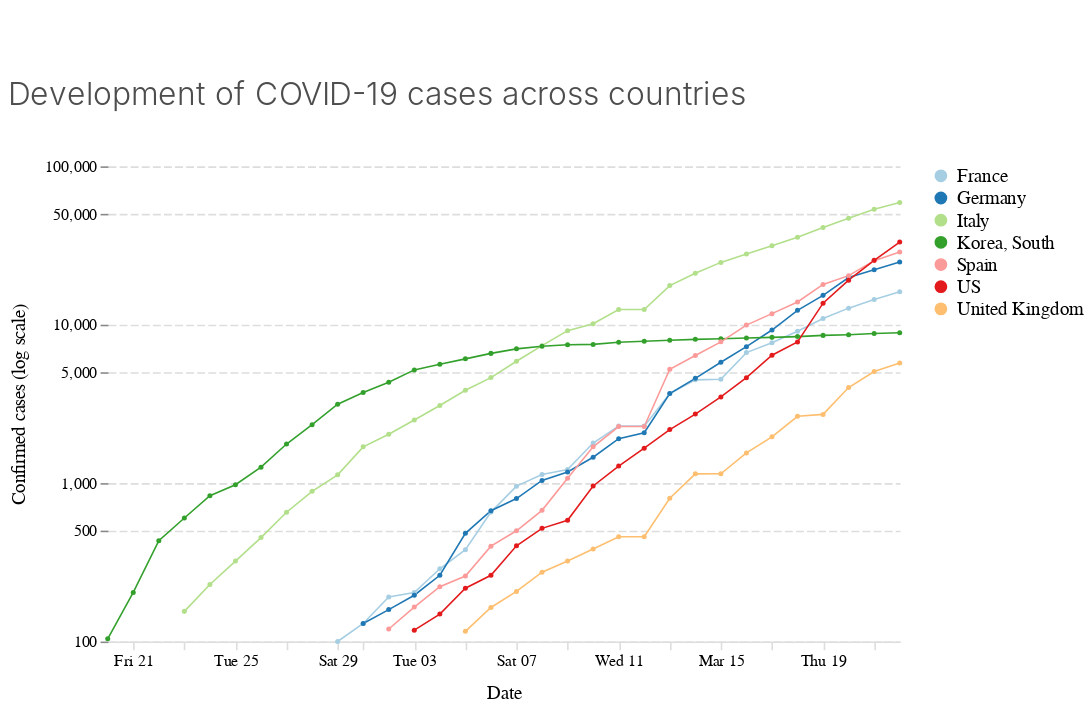

Notebook code cell kept with this figure:
### Code cell
cases_per_day

### Figure 1 — Vega-Lite specification as saved in the notebook (floating-point values rounded to 4 significant figures; data arrays with more than 128 entries replaced by an {"elided": "..."} marker saying what was removed)
{"$schema": "https://vega.github.io/schema/vega-lite/v3.4.0.json", "config": {"area": {"fill": "#1696d2"}, "axisX": {"domain": true, "domainColor": "#DEDDDD", "domainDashOffset": 10, "domainWidth": 1, "grid": false, "labelAngle": 0, "labelFont": "Avenir", "labelFontSize": 10, "tickColor": "#DEDDDD", "titleFont": "Avenir", "titleFontSize": 12, "titleFontWeight": 400, "titlePadding": 10}, "axisY": {"domain": false, "domainDashOffset": 10, "grid": true, "gridColor": "#DEDDDD", "gridDash": [5, 2], "gridWidth": 1, "labelAngle": 0, "labelFont": "Avenir", "labelFontSize": 10, "titleFont": "Avenir", "titleFontSize": 12, "titleFontWeight": 400, "titlePadding": 10}, "bar": {"fill": "#1696d2", "strokeWidth": 0}, "guide-title": {"color": "Monospace", "font": "Avenir", "fontSize": 15}, "header": {"titleFontSize": 12, "titleFontWeight": 400}, "legend": {"labelFont": "Avenir", "labelFontSize": 12, "symbolSize": 50, "symbolType": "circle", "title": "", "titleFont": "Avenir", "titleFontSize": 12}, "line": {"color": "#1696d2", "stroke": "#1696d2", "strokeWidth": 1}, "path": {"stroke": "#1696d2"}, "point": {"filled": true}, "range": {"category": ["#a6cee3", "#1f78b4", "#b2df8a", "#33a02c", "#fb9a99", "#e31a1c", "#fdbf6f", "#ff7f00"], "diverging": ["#cfe8f3", "#a2d4ec", "#73bfe2", "#46abdb", "#1696d2", "#12719e"]}, "text": {"align": "right", "color": "#1696d2", "font": "Avenir", "fontSize": 12, "fontWeight": 400, "size": 11}, "title": {"anchor": "start", "color": "#4d4d4d", "font": "Avenir", "fontSize": 20, "fontWeight": 300, "lineHeight": 100, "offset": 30}, "trail": {"color": "#1696d2", "stroke": "#1696d2"}, "view": {"strokeWidth": 0}}, "data": {"name": "data-f8a49fa9f4103efb91ab45fbe11bfad3"}, "datasets": {"data-f8a49fa9f4103efb91ab45fbe11bfad3": {"elided": "165 records"}}, "encoding": {"color": {"field": "country", "type": "nominal"}, "x": {"field": "date", "title": "Date", "type": "temporal"}, "y": {"field": "value", "scale": {"bins": [100, 500, 1000, 5000, 10000, 50000, 100000], "type": "log"}, "title": "Confirmed cases (log scale)", "type": "quantitative"}}, "height": 300, "mark": {"point": {"shape": "circle", "size": 10}, "type": "line"}, "padding": {"bottom": 5, "left": 5, "right": 5, "top": 50}, "title": "Development of COVID-19 cases across countries", "width": 500}
